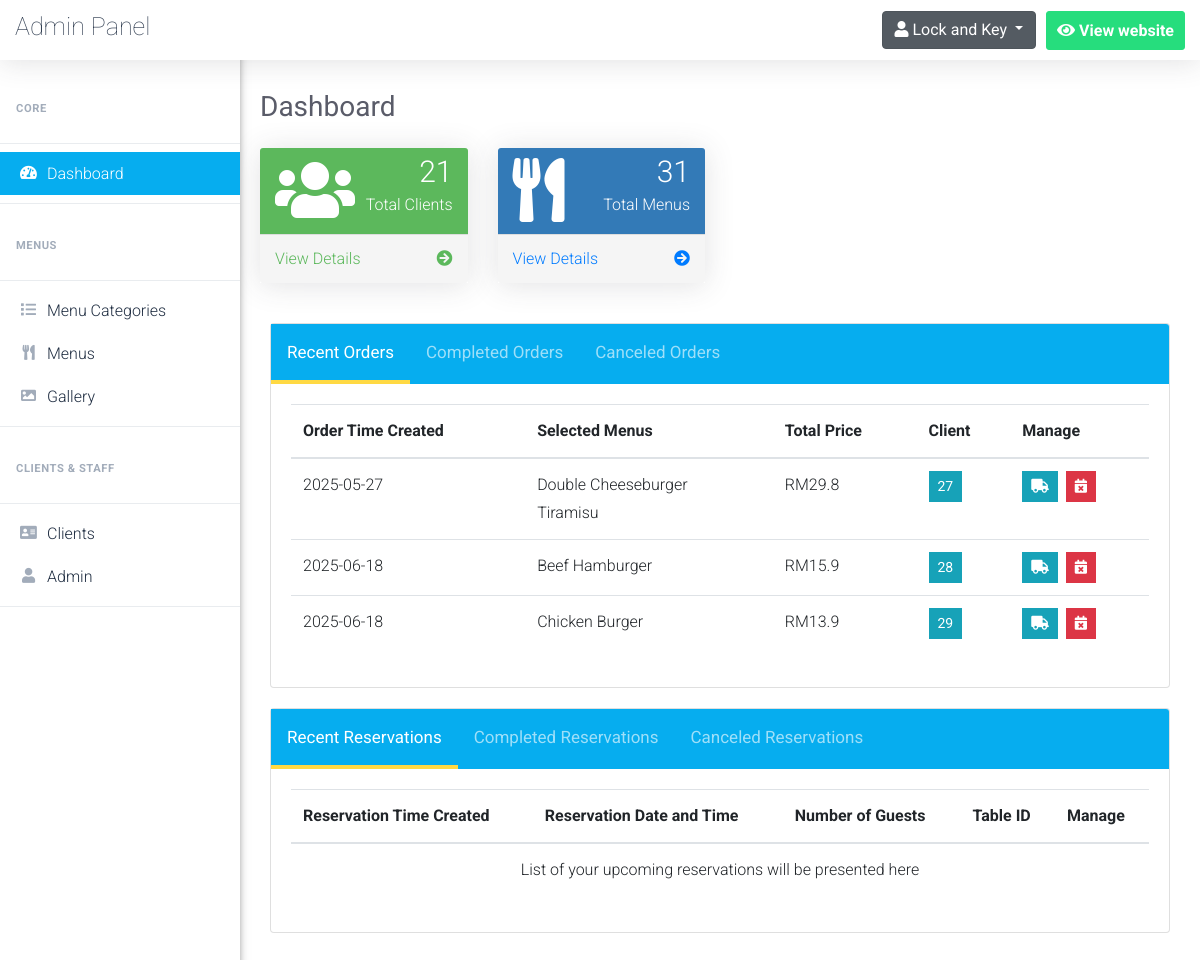
Page /admin/dashboard.php (signed in) on the committed database.
### tables this page shows
CREATE TABLE `placed_orders` (
  `order_id` int(5) NOT NULL,
  `order_time` date NOT NULL,
  `client_id` int(5) NOT NULL,
  `delivery_address` varchar(255) NOT NULL,
  `delivered` tinyint(1) NOT NULL DEFAULT 0,
  `canceled` tinyint(1) NOT NULL DEFAULT 0,
  `cancellation_reason` varchar(255) DEFAULT NULL
);

CREATE TABLE `clients` (
  `client_id` int(5) NOT NULL,
  `client_name` varchar(50) NOT NULL,
  `client_phone` varchar(50) NOT NULL,
  `client_email` varchar(100) NOT NULL
);

### admin/Includes/functions/functions.php (called while the page is built, shortened)
<?php
    function countItems($item,$table)
	{
		global $con;
		$stat_ = $con->prepare("SELECT COUNT($item) FROM $table");
		$stat_->execute();
		return $stat_->fetchColumn();
	}
?>

### admin/dashboard.php (the view, shortened to what this page needs)
<?php
    include 'connect.php';
    include 'Includes/functions/functions.php';
    include 'Includes/templates/header.php';
    if(isset($_SESSION['username_restaurant_qRewacvAqzA']) && isset($_SESSION['password_restaurant_qRewacvAqzA']))
    {
    	include 'Includes/templates/navbar.php';
    	?>
<div class="row">
    <div class="col-sm-6 col-lg-3">
        <div class="panel panel-green">
            <div class="panel-heading">
                <div class="row">
                    <div class="col-sm-3">
                        <i class="fa fa-users fa-4x"></i>
                    </div>
                    <div class="col-sm-9 text-right">
                        <div class="huge"><span><?php echo countItems("client_id", "clients"); ?></span></div>
                        <div>Total Clients</div>
                    </div>
                </div>
            </div>
            <a href="clients.php">
                <div class="panel-footer">
                    <span class="pull-left">View Details</span>
                    <span class="pull-right"><i class="fa fa-arrow-circle-right"></i></span>
                    <div class="clearfix"></div>
                </div>
            </a>
        </div>
    </div>
    <div class="col-sm-6 col-lg-3">
        <div class="panel panel-primary">
            <div class="panel-heading">
                <div class="row">
                    <div class="col-sm-3">
                        <i class="fas fa-utensils fa-4x"></i>
                    </div>
                    <div class="col-sm-9 text-right">
                        <div class="huge"><span><?php echo countItems("menu_id", "menus"); ?></span></div>
                        <div>Total Menus</div>
                    </div>
                </div>
            </div>
            <a href="menus.php">
                <div class="panel-footer">
                    <span class="pull-left">View Details</span>
                    <span class="pull-right"><i class="fa fa-arrow-circle-right"></i></span>
                    <div class="clearfix"></div>
                </div>
            </a>
        </div>
    </div>
</div>
            <div class="card" style = "margin: 20px 10px">
                <div class="card-header tab" style="padding:0px;">
                    <button class="tablinks_orders active" onclick="openTab(event, 'recent_orders','tabcontent_orders','tablinks_orders')">Recent Orders</button>
                    <button class="tablinks_orders" onclick="openTab(event, 'completed_orders','tabcontent_orders','tablinks_orders')">Completed Orders</button>
                    <button class="tablinks_orders" onclick="openTab(event, 'canceled_orders','tabcontent_orders','tablinks_orders')">Canceled Orders</button>
                </div>
                <div class="card-body">
                    <div class='responsive-table'>
                        <table class="table X-table tabcontent_orders" id="recent_orders" style="display:table">
                            <thead>
                                <tr>
                                    <th>
                                        Order Time Created
                                    </th>
                                    <th>
                                        Selected Menus
                                    </th>
                                    <th>
                                        Total Price
                                    </th>
                                    <th>
                                        Client
                                    </th>
                                    <th>
                                        Manage
                                    </th>
                                </tr>
                            </thead>
                            <tbody>
                                <?php
                                    $stmt = $con->prepare("SELECT *
                                                    FROM placed_orders po , clients c
                                                    where
                                                        po.client_id = c.client_id
                                                    and canceled = 0
                                                    and delivered = 0
                                                    order by order_time;
                                                    ");
                                    $stmt->execute();
                                    $placed_orders = $stmt->fetchAll();
                                    $count = $stmt->rowCount();
                                    if($count == 0)
                                    {
                                        echo "<tr>";
                                            echo "<td colspan='5' style='text-align:center;'>";
                                                echo "List of your recent orders will be presented here";
                                            echo "</td>";
                                        echo "</tr>";
                                    }
                                    else
                                    {
                                        foreach($placed_orders as $order)
                                        {
                                            echo "<tr>";
                                                echo "<td>";
                                                    echo $order['order_time'];
                                                echo "</td>";
                                                echo "<td>";
                                                    $stmtMenus = $con->prepare("SELECT menu_name, quantity, menu_price
                                                            from menus m, in_order in_o
                                                            where m.menu_id = in_o.menu_id
                                                            and order_id = ?");
                                                    $stmtMenus->execute(array($order['order_id']));
                                                    $menus = $stmtMenus->fetchAll();
                                                    $total_price = 0;
                                                    foreach($menus as $menu)
                                                    {
                                                        echo "<span style = 'display:block'>".$menu['menu_name']."</span>";
                                                        $total_price += ($menu['menu_price']*$menu['quantity']);
                                                    }
                                                echo "</td>";
                                                echo "<td>";
                                                    echo "RM".$total_price;
                                                echo "</td>";
                                                echo "<td>";
                                                    ?>
                                                        <button class="btn btn-info btn-sm rounded-0" type="button" data-toggle="modal" data-target="#<?php echo "client_".$order['client_id']; ?>" data-placement="top">
                                                            <?php echo $order['client_id']; ?>
                                                        </button>
                                                    <?php
                                                echo "</td>";
                                                echo "<td>";
                                                    $cancel_data = "cancel_order".$order["order_id"];
                                                    $deliver_data = "deliver_order".$order["order_id"];
                                                    ?>
                                                    <ul class="list-inline m-0">
                                                        <li class="list-inline-item" data-toggle="tooltip" title="Deliver Order">
                                                            <button class="btn btn-info btn-sm rounded-0" type="button" data-toggle="modal" data-target="#<?php echo $deliver_data; ?>" data-placement="top">
                                                                <i class="fas fa-truck"></i>
                                                            </button>
                                                        </li>
                                                        <li class="list-inline-item" data-toggle="tooltip" title="Cancel Order">
                                                            <button class="btn btn-danger btn-sm rounded-0" type="button" data-toggle="modal" data-target="#<?php echo $cancel_data; ?>" data-placement="top">
                                                                <i class="fas fa-calendar-times"></i>
                                                            </button>
                                                        </li>
                                                    </ul>
                                                    <?php
                                                echo "</td>";
                                            echo "</tr>";
                                        }
                                    }
                                ?>
                            </tbody>
                        </table>
                    </div>
                </div>
            </div>
            <div class="card" style = "margin: 20px 10px">
                <div class="card-header tab" style="padding:0px;">
                    <button class="tablinks_reservations active" onclick="openTab(event, 'recent_reservations','tabcontent_reservations','tablinks_reservations')">Recent Reservations</button>
                    <button class="tablinks_reservations" onclick="openTab(event, 'completed_reservations','tabcontent_reservations','tablinks_reservations')">Completed Reservations</button>
                    <button class="tablinks_reservations" onclick="openTab(event, 'canceled_reservations','tabcontent_reservations','tablinks_reservations')">Canceled Reservations</button>
                </div>
                <div class="card-body">
                    <div class='responsive-table'>
                        <table class="table X-table tabcontent_reservations" id="recent_reservations" style="display:table">
                            <thead>
                                <tr>
                                    <th>
                                        Reservation Time Created
                                    </th>
                                    <th>
                                        Reservation Date and Time
                                    </th>
                                    <th>
                                        Number of Guests
                                    </th>
                                    <th>
                                        Table ID
                                    </th>
                                    <th>
                                        Manage
                                    </th>
                                </tr>
                            </thead>
                            <tbody>
                                <?php
                                    $stmt = $con->prepare("SELECT *
                                                    FROM reservations
                                                    where
                                                        selected_time > ? and canceled = 0
                                                    ");
                                    $timestamp = time();
                                    $formatted_time = date('y-m-d h:i:s', $timestamp);
                                    $stmt->execute(array($formatted_time));
                                    $count = $stmt->rowCount();
                                    if($count == 0)
                                    {
                                        echo "<tr>";
                                            echo "<td colspan='5' style='text-align:center;'>";
                                                echo "List of your upcoming reservations will be presented here";
                                            echo "</td>";
                                        echo "</tr>";
                                    }
                                ?>
                            </tbody>
                        </table>
                    </div>
                </div>
            </div>
        <?php
    	include 'Includes/templates/footer.php';
    }
    else
    {
    	header("Location: index.php");
    	exit();
    }
?>

### admin/Design/css/main.css (style rules this page uses)
a, a:hover { text-decoration: none !important; }
ul { display: block; list-style: none; padding: 0; margin: 0; }
html { scroll-behavior: smooth; }
body { font-family: 'Roboto', sans-serif; font-size: 16px; line-height: 28px; font-weight: 300; }
.panel { margin-bottom: 20px; background-color: #fff; border: 0px; border-radius: 0px; -webkit-box-shadow: 0 .15rem 1.75rem 0 rgba(58,59,69,.15)!important; box-shadow: 0 .15rem 1.75rem 0 rgba(58,59,69,.15)!important; }
.panel-heading { padding: 10px 15px; border-bottom: 1px solid transparent; border-top-left-radius: 3px; border-top-right-radius: 3px; }
.panel-footer { padding: 10px 15px; background-color: #f5f5f5; border-top: 1px solid #ddd; border-bottom-right-radius: 3px; border-bottom-left-radius: 3px; }
.huge > span { font-size: 30px; }
.pull-left { float: left!important; }
.pull-right { float: right!important; }
.panel-primary { border-color: #337ab7; }
.panel-primary>.panel-heading { color: #fff; background-color: #337ab7; border-color: #337ab7; }
.panel-green > .panel-heading { border-color: #5cb85c; color: white; background-color: #5cb85c; }
.panel-green > a { color: #5cb85c; }
.tab button { background: inherit; color: #ffffff9c; float: left; border: none; outline: none; cursor: pointer; padding: 14px 16px; transition: 0.3s; font-size: 17px; border-bottom: 4px solid transparent; }
.tab button.active { color: #fff; border-bottom: 4px solid #ffd943; }
.tab { padding: 0px; background: #06adef; border: 0px; }
.tabcontent_orders, .tabcontent_reservations { display: none; }
.list-inline { display: flex; }

### rows in the picture
placed_orders: order_time "2025-05-27", menu_name "Double Cheeseburger", menu_name "Tiramisu", total_price "29.8", client.client_id "27"
placed_orders: order_time "2025-06-18", menu_name "Beef Hamburger", total_price "15.9", client.client_id "28"
placed_orders: order_time "2025-06-18", menu_name "Chicken Burger", total_price "13.9", client.client_id "29"

### other values in the picture
$pageTitle "Dashboard"
countItems("client_id", "clients") "21"
countItems("menu_id", "menus") "31"
